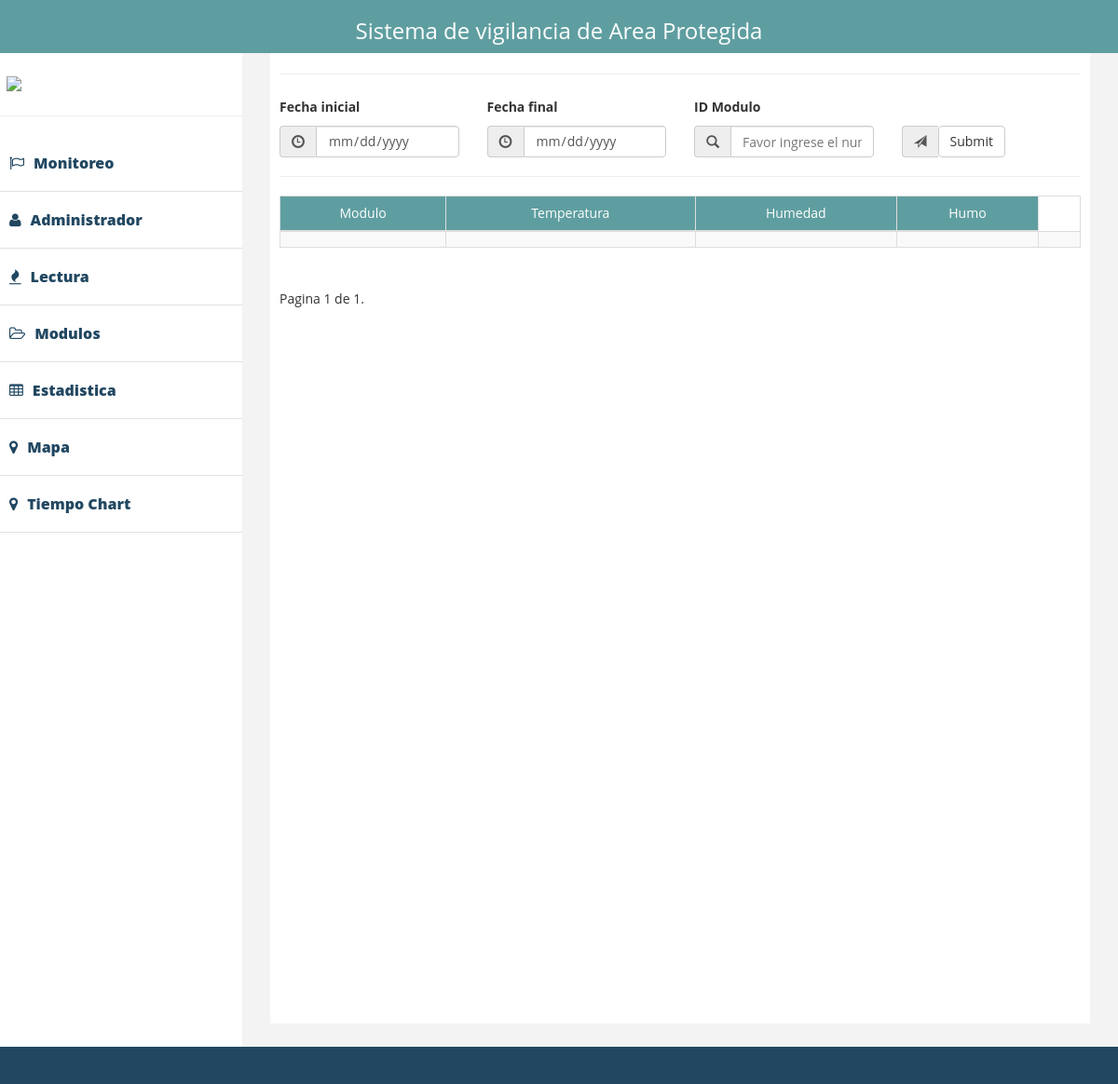
The page /interface/lectura/?page=2 on the database as committed earlier.
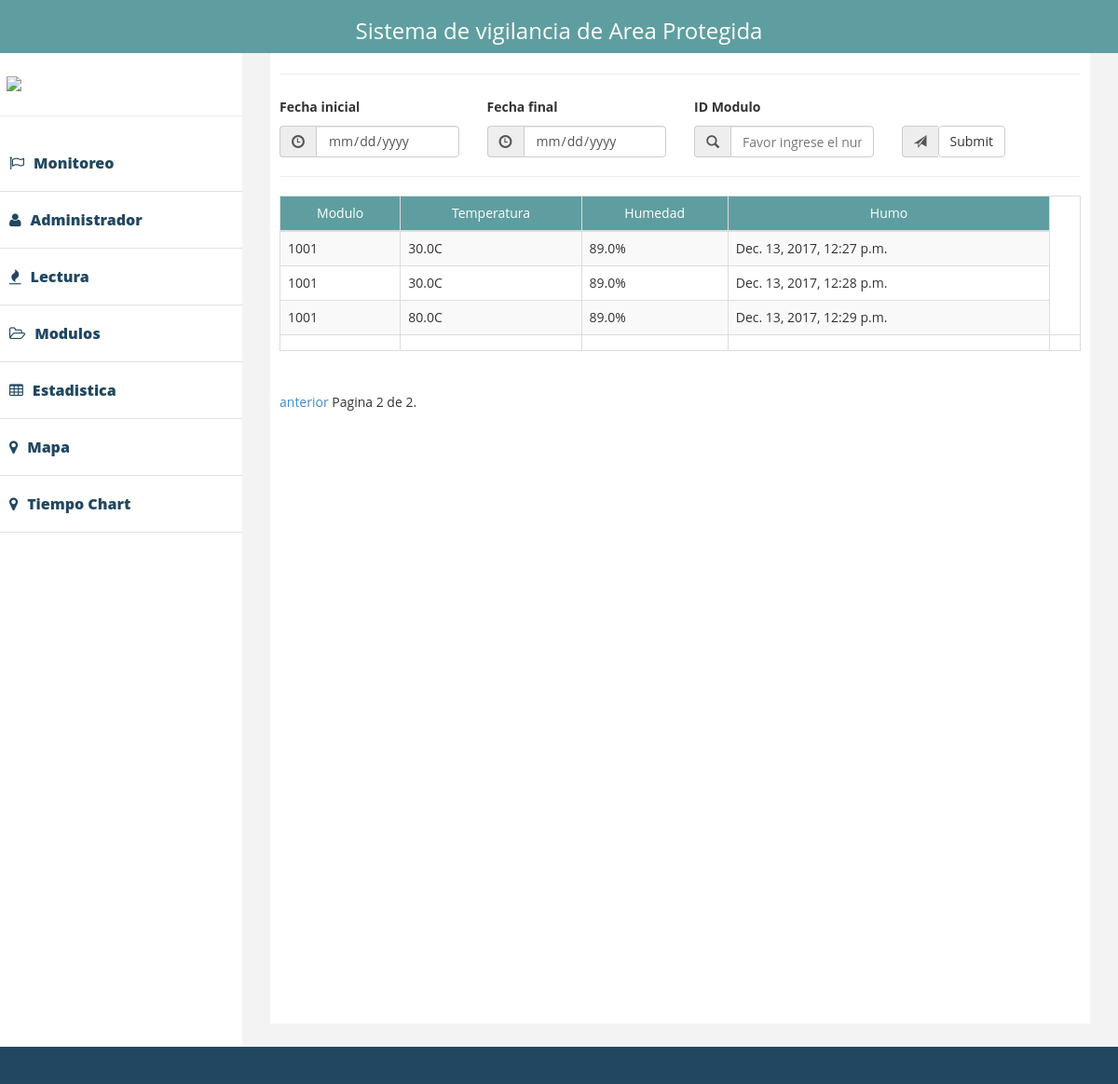
The same page on the database as committed later.
### interface/models.py (models this page shows)
class LecturaTempHume(models.Model):
    temperatura     = models.FloatField(blank=True, null=True)
    humedad         = models.FloatField(blank=True, null=True)
    timestamp       = models.DateTimeField(auto_now=True)
    modulo = models.CharField(max_length=8)

### interface/views.py (the view)
def lectura(request):
    querryset_list = LecturaTempHume.objects.all()
    paginator = Paginator(querryset_list, 15)
    page = request.GET.get('page')
    try:
        querryset = paginator.page(page)
    except PageNotAnInteger:
        querryset = paginator.page(1)
    except EmptyPage:
        querryset = paginator.page(paginator.num_pages)
    context = {
        'Object_list': querryset
    }
    return render(request, 'lecture.html', context)

### templates/lecture.html (shortened to what this page needs)
{% extends 'index.html' %}
{% block table %}
    <thead id="head-th">
    <hr/>
    <tr>
        <td>Modulo</td>
        <td>Temperatura</td>
        <td>Humedad</td>
        <td>Humo</td>
    </tr>
    </thead>
    <tbody>
    {% for ob in Object_list %}
        <tr>
            <td>{{ ob.modulo }} </td>
            <td>{{ ob.temperatura }}C</td>
            <td>{{ ob.humedad }}%</td>
            <td>{{ ob.timestamp }}</td>
        </tr>
    {% endfor %}
            <td>{{ ob.modulo }}</td>
            <td>{{ ob.temperatura }}</td>
            <td>{{ ob.humedad }}</td>
            <td>{{ ob.humo }}</td>
            <td>{{ ob.sonido }}</td>
    </tbody>
{% endblock %}

Rows that differ between the two databases and show on the page:
added LecturaTempHume: modulo "1001", temperatura "30.0", humedad "89.0", timestamp "Dec. 13, 2017, 12:27 p.m."
added LecturaTempHume: modulo "1001", temperatura "30.0", humedad "89.0", timestamp "Dec. 13, 2017, 12:28 p.m."
added LecturaTempHume: modulo "1001", temperatura "80.0", humedad "89.0", timestamp "Dec. 13, 2017, 12:29 p.m."
Other text that changed with them:
{{ Object_list.number }}: "1" → "2"
{{ Object_list.paginator.num_pages }}: "1" → "2"
text now shown: "anterior"
